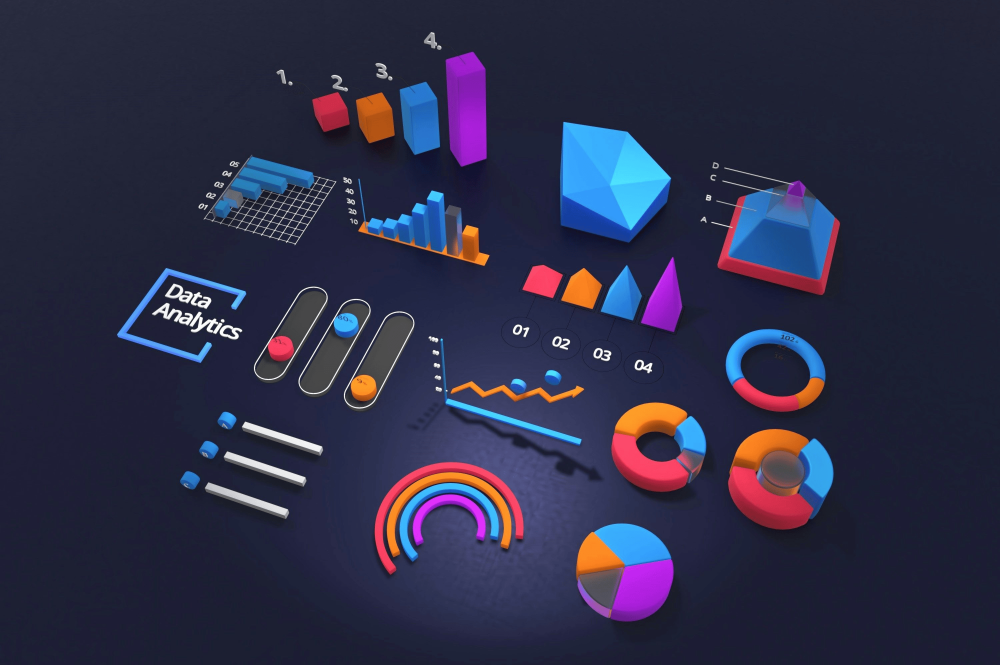
#> input picture Flask/Day-31/photo.png, 3000 x 1994 px (shown at 1/3 size)
$ jupyter execute --allow-errors interview_question.ipynb
#> lines starting #> are read from the running program, lines starting #| are printed output that depends on the picture
[cell 1]
import numpy as np # type: ignore
import plotly.express as px # type: ignore
import plotly.graph_objects as go # type: ignore
import matplotlib.pyplot as plt # type: ignore

[cell 2]
a = np.linspace(-10, 9, 20)
b = np.linspace(-10, 9, 20)

[cell 3]
# mesh-grid --> draw point of every possible way

xx, yy = np.meshgrid(a, b)

[cell 4]
plt.scatter(xx, yy)
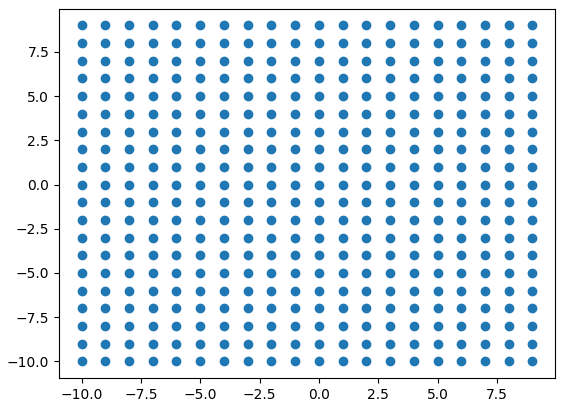
#> figure drawn by matplotlib, 1 panel

[cell 5]
def func(x, y):
    return (x ** 2) + (y ** 2)

zz = func(xx, yy)
zz

[cell 6]
fig = px.scatter_3d()
fig.add_trace(go.Surface(x = xx, y = yy, z = zz))
fig.show()

[cell 7]
# working with random

np.random.random((2, 3, 2))

[cell 8]
np.random.randint(1, 100, 10).reshape(2, 5)

[cell 9]
# seed() -> always print same random value
np.random.seed(0)
np.random.randint(1, 100, 12).reshape(3, 4)

[cell 10]
np.random.seed(0)
np.random.randint(1, 100, 12).reshape(3, 4)

[cell 11]
# shuffle

a = np.array([9, 1, 2, 5, 8, 3, 6])
np.random.shuffle(a)

[cell 12]
a

[cell 13]
# choice -> randomly pick item

np.random.choice(a, 3) # with replacement value can repeat
np.random.choice(a, 3, replace=False) # without replacement value can not repeat

[cell 14]
# working with image

import cv2

[cell 15]
img = cv2.imread("./photo.png") # give me numpy array and it read bgr not rgb hence it show different color
#> img is the input picture: shape (1994, 3000, 3); mean B, G, R 71.6, 45.7, 45.6

[cell 16]
img.shape
#> Out = (1994, 3000, 3)

[cell 17]
plt.imshow(img)
plt.imshow(np.flip(img, axis = 1))
plt.imshow(np.flip(img))
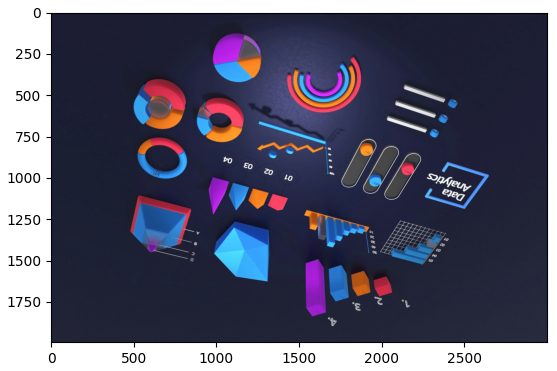
#> figure drawn by matplotlib, 1 panel; B, G, R data is drawn as R, G, B

[cell 18]
# flip

a = np.arange(6).reshape(2, 3)
np.flip(a)

[cell 19]
# clip -> take value in range

np.clip(a, 2, 3)

[cell 20]
img.max() # all value are from 0 - 255
plt.imshow(np.clip(img, 0, 100))
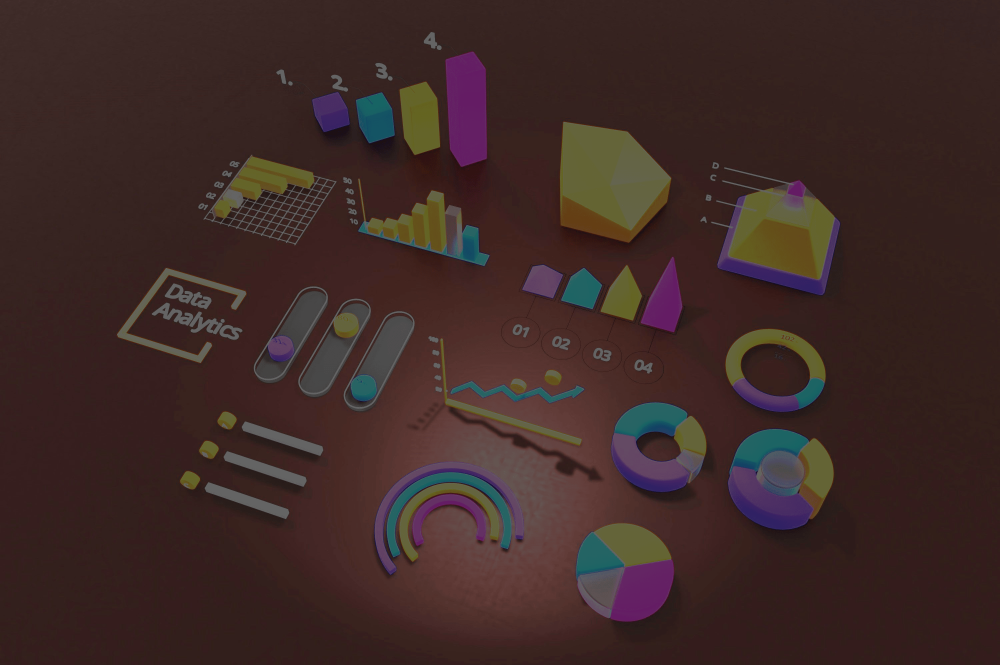
#> shown: shape (1994, 3000, 3) (shown at 1/3 size); mean R, G, B 62.2, 41.9, 39.2

[cell 21]
# negative

plt.imshow(255 - img)
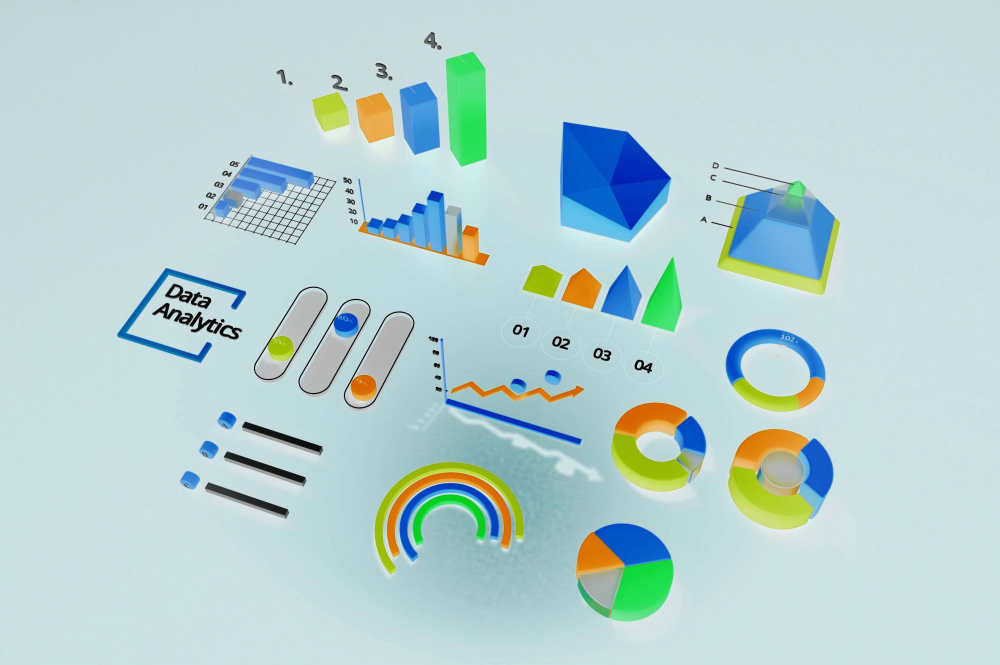
#> shown: shape (1994, 3000, 3) (shown at 1/3 size); mean R, G, B 183.4, 209.3, 209.4

[cell 22]
# trim

plt.imshow(img[100:500, 100:500, :])
plt.imshow(img[100:500, 50:900, :])
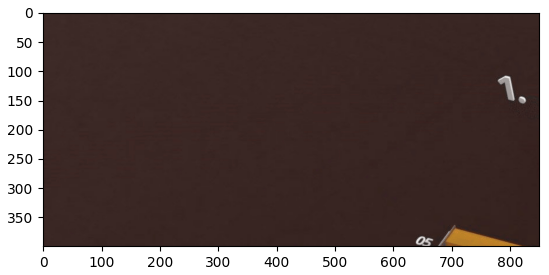
#> figure drawn by matplotlib, 1 panel

[cell 23]
# plot histogram
plt.hist(img.flatten(), bins = 255)
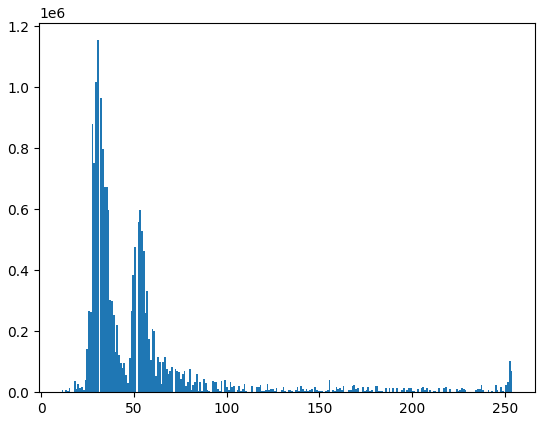
#> figure drawn by matplotlib, 1 panel; tallest bar 1153855 high, from x = 30.06 to 31.01
